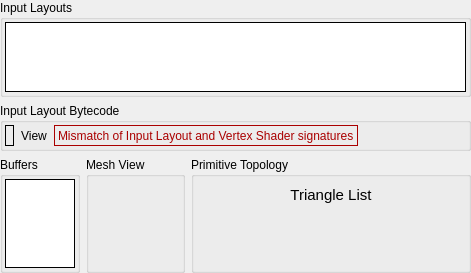
         <widget class="QWidget" name="iaScrollContents">
          <property name="geometry">
           <rect>
            <x>0</x>
            <y>0</y>
            <width>454</width>
            <height>245</height>
           </rect>
          </property>
          <layout class="QGridLayout" name="gridLayout_3">
           <property name="leftMargin">
            <number>0</number>
           </property>
           <property name="topMargin">
            <number>0</number>
           </property>
           <property name="rightMargin">
            <number>0</number>
           </property>
           <property name="bottomMargin">
            <number>0</number>
           </property>
           <item row="0" column="0" colspan="3">
            <widget class="QGroupBox" name="attribGroup">
             <property name="sizePolicy">
              <sizepolicy hsizetype="Expanding" vsizetype="Expanding">
               <horstretch>0</horstretch>
               <verstretch>0</verstretch>
              </sizepolicy>
             </property>
             <property name="title">
              <string>Input Layouts</string>
             </property>
             <layout class="QHBoxLayout" name="horizontalLayout_2">
              <property name="leftMargin">
               <number>2</number>
              </property>
              <property name="topMargin">
               <number>2</number>
              </property>
              <property name="rightMargin">
               <number>2</number>
              </property>
              <property name="bottomMargin">
               <number>2</number>
              </property>
              <item>
               <widget class="RDTreeWidget" name="iaLayouts">
                <property name="frameShape">
                 <enum>QFrame::Box</enum>
                </property>
                <property name="frameShadow">
                 <enum>QFrame::Plain</enum>
                </property>
                <property name="editTriggers">
                 <set>QAbstractItemView::NoEditTriggers</set>
                </property>
                <property name="showDropIndicator" stdset="0">
                 <bool>false</bool>
                </property>
                <property name="indentation">
                 <number>0</number>
                </property>
                <property name="rootIsDecorated">
                 <bool>false</bool>
                </property>
                <property name="itemsExpandable">
                 <bool>false</bool>
                </property>
                <property name="allColumnsShowFocus">
                 <bool>true</bool>
                </property>
                <property name="expandsOnDoubleClick">
                 <bool>false</bool>
                </property>
                <attribute name="headerStretchLastSection">
                 <bool>false</bool>
                </attribute>
               </widget>
              </item>
             </layout>
            </widget>
           </item>
           <item row="1" column="0" colspan="3">
            <widget class="QGroupBox" name="iaBytecodeGroup">
             <property name="title">
              <string>Input Layout Bytecode</string>
             </property>
             <layout class="QHBoxLayout" name="horizontalLayout_40">
              <property name="spacing">
               <number>0</number>
              </property>
              <property name="leftMargin">
               <number>2</number>
              </property>
              <property name="topMargin">
               <number>2</number>
              </property>
              <property name="rightMargin">
               <number>2</number>
              </property>
              <property name="bottomMargin">
               <number>2</number>
              </property>
              <item>
               <widget class="RDLabel" name="iaBytecode">
                <property name="frameShape">
                 <enum>QFrame::Box</enum>
                </property>
               </widget>
              </item>
              <item>
               <widget class="QToolButton" name="iaBytecodeViewButton">
                <property name="cursor">
                 <cursorShape>PointingHandCursor</cursorShape>
                </property>
                <property name="toolTip">
                 <string>Open Shader Source</string>
                </property>
                <property name="text">
                 <string>View</string>
                </property>
                <property name="icon">
                 <iconset resource="../../Resources/resources.qrc">
                  <normaloff>:/action.png</normaloff>:/action.png</iconset>
                </property>
                <property name="toolButtonStyle">
                 <enum>Qt::ToolButtonTextBesideIcon</enum>
                </property>
                <property name="autoRaise">
                 <bool>true</bool>
                </property>
               </widget>
              </item>
              <item>
               <widget class="QLabel" name="iaBytecodeMismatch">
                <property name="palette">
                 <palette>
                  <active>
                   <colorrole role="WindowText">
                    <brush brushstyle="SolidPattern">
                     <color alpha="255">
                      <red>170</red>
                      <green>0</green>
                      <blue>0</blue>
                     </color>
                    </brush>
                   </colorrole>
                  </active>
                  <inactive>
                   <colorrole role="WindowText">
                    <brush brushstyle="SolidPattern">
                     <color alpha="255">
                      <red>170</red>
                      <green>0</green>
                      <blue>0</blue>
                     </color>
                    </brush>
                   </colorrole>
                  </inactive>
                  <disabled>
                   <colorrole role="WindowText">
                    <brush brushstyle="SolidPattern">
                     <color alpha="255">
                      <red>106</red>
                      <green>104</green>
                      <blue>100</blue>
                     </color>
                    </brush>
                   </colorrole>
                  </disabled>
                 </palette>
                </property>
                <property name="cursor">
                 <cursorShape>PointingHandCursor</cursorShape>
                </property>
                <property name="frameShape">
                 <enum>QFrame::Box</enum>
                </property>
                <property name="text">
                 <string>Mismatch of Input Layout and Vertex Shader signatures</string>
                </property>
               </widget>
              </item>
              <item>
               <spacer name="horizontalSpacer_2">
                <property name="orientation">
                 <enum>Qt::Horizontal</enum>
                </property>
                <property name="sizeHint" stdset="0">
                 <size>
                  <width>0</width>
                  <height>0</height>
                 </size>
                </property>
               </spacer>
              </item>
             </layout>
            </widget>
           </item>
           <item row="2" column="0">
            <widget class="QGroupBox" name="buffersGroup">
             <property name="sizePolicy">
              <sizepolicy hsizetype="Expanding" vsizetype="Expanding">
               <horstretch>0</horstretch>
               <verstretch>0</verstretch>
              </sizepolicy>
             </property>
             <property name="title">
              <string>Buffers</string>
             </property>
             <layout class="QHBoxLayout" name="horizontalLayout">
              <property name="spacing">
               <number>2</number>
              </property>
              <property name="leftMargin">
               <number>2</number>
              </property>
              <property name="topMargin">
               <number>2</number>
              </property>
              <property name="rightMargin">
               <number>2</number>
              </property>
              <property name="bottomMargin">
               <number>2</number>
              </property>
              <item>
               <widget class="RDTreeWidget" name="iaBuffers">
                <property name="frameShape">
                 <enum>QFrame::Box</enum>
                </property>
                <property name="frameShadow">
                 <enum>QFrame::Plain</enum>
                </property>
                <property name="editTriggers">
                 <set>QAbstractItemView::NoEditTriggers</set>
                </property>
                <property name="showDropIndicator" stdset="0">
                 <bool>false</bool>
                </property>
                <property name="indentation">
                 <number>0</number>
                </property>
                <property name="rootIsDecorated">
                 <bool>false</bool>
                </property>
                <property name="itemsExpandable">
                 <bool>false</bool>
                </property>
                <property name="allColumnsShowFocus">
                 <bool>true</bool>
                </property>
                <property name="expandsOnDoubleClick">
                 <bool>false</bool>
                </property>
                <attribute name="headerStretchLastSection">
                 <bool>false</bool>
                </attribute>
               </widget>
              </item>
             </layout>
            </widget>
           </item>
           <item row="2" column="1">
            <widget class="QGroupBox" name="meshViewGroup">
             <property name="sizePolicy">
              <sizepolicy hsizetype="Preferred" vsizetype="Preferred">
               <horstretch>0</horstretch>
               <verstretch>0</verstretch>
              </sizepolicy>
             </property>
             <property name="title">
              <string>Mesh View</string>
             </property>
             <layout class="QVBoxLayout" name="verticalLayout_3">
              <item>
               <widget class="RDLabel" name="meshView">
                <property name="sizePolicy">
                 <sizepolicy hsizetype="Maximum" vsizetype="Preferred">
                  <horstretch>0</horstretch>
                  <verstretch>0</verstretch>
                 </sizepolicy>
                </property>
                <property name="minimumSize">
                 <size>
                  <width>75</width>
                  <height>75</height>
                 </size>
                </property>
                <property name="cursor">
                 <cursorShape>PointingHandCursor</cursorShape>
                </property>
                <property name="toolTip">
                 <string>View the mesh input data</string>
                </property>
                <property name="pixmap">
                 <pixmap resource="../../Resources/resources.qrc">:/wireframe_mesh.png</pixmap>
                </property>
                <property name="scaledContents">
                 <bool>true</bool>
                </property>
               </widget>
              </item>
             </layout>
            </widget>
           </item>
           <item row="2" column="2">
            <widget class="QGroupBox" name="topologyGroup">
             <property name="sizePolicy">
              <sizepolicy hsizetype="Preferred" vsizetype="Preferred">
               <horstretch>0</horstretch>
               <verstretch>0</verstretch>
              </sizepolicy>
             </property>
             <property name="title">
              <string>Primitive Topology</string>
             </property>
             <layout class="QVBoxLayout" name="verticalLayout_2">
              <item>
               <widget class="QLabel" name="topology">
                <property name="font">
                 <font>
                  <pointsize>11</pointsize>
                 </font>
                </property>
                <property name="text">
                 <string>Triangle List</string>
                </property>
                <property name="alignment">
                 <set>Qt::AlignHCenter|Qt::AlignTop</set>
                </property>
               </widget>
              </item>
              <item>
               <widget class="QLabel" name="topologyDiagram">
                <property name="sizePolicy">
                 <sizepolicy hsizetype="Preferred" vsizetype="MinimumExpanding">
                  <horstretch>0</horstretch>
                  <verstretch>0</verstretch>
                 </sizepolicy>
                </property>
                <property name="minimumSize">
                 <size>
                  <width>256</width>
                  <height>0</height>
                 </size>
                </property>
                <property name="text">
                 <string/>
                </property>
                <property name="pixmap">
                 <pixmap resource="../../Resources/resources.qrc">:/topologies/topo_trilist.svg</pixmap>
                </property>
                <property name="alignment">
                 <set>Qt::AlignCenter</set>
                </property>
               </widget>
              </item>
             </layout>
            </widget>
           </item>
          </layout>
         </widget>
